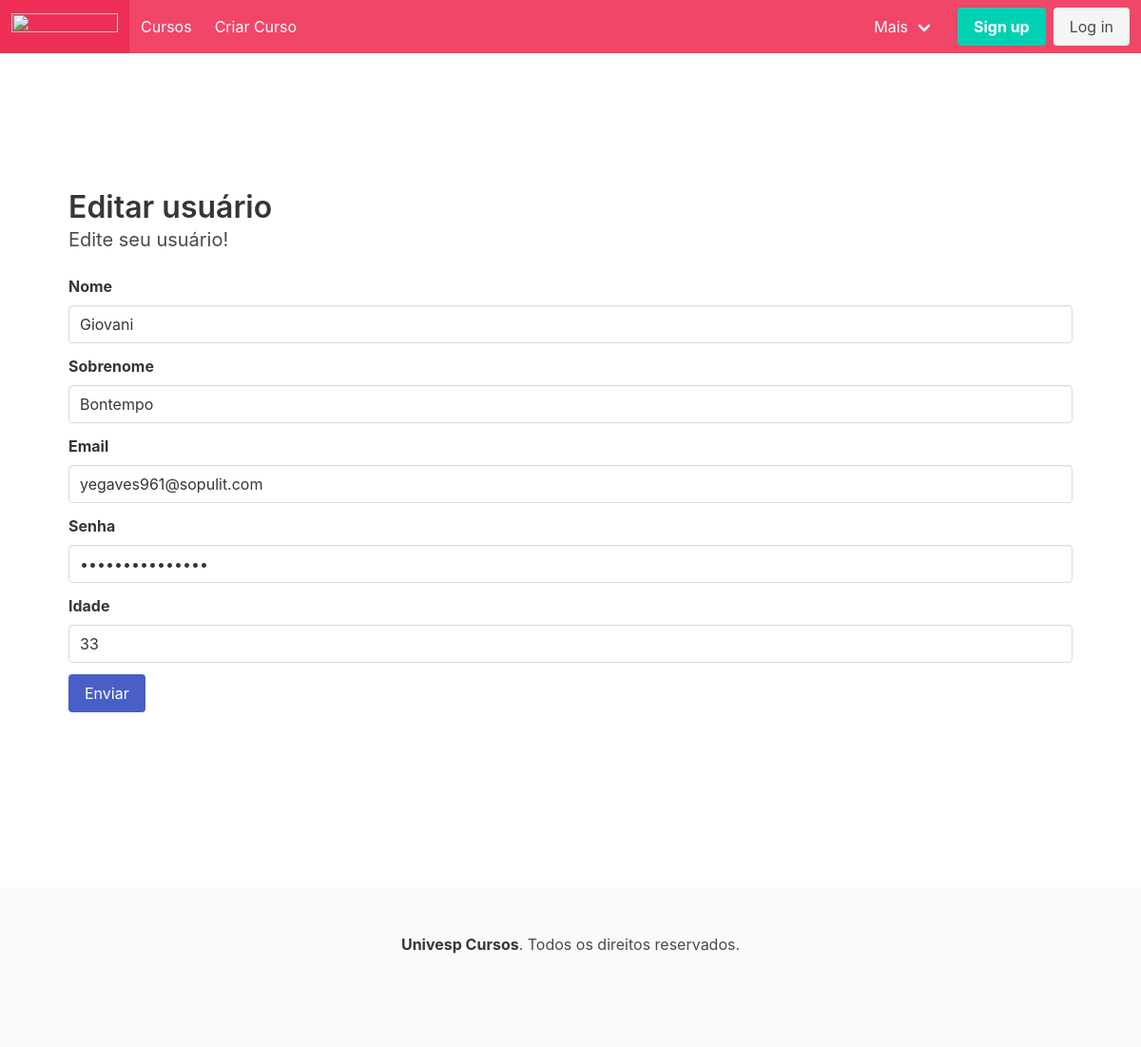
The page /2/edit-user/ on the database its author committed.
### app.py (models this page shows, shortened)
class Usuario(db.Model):
    id = db.Column(db.Integer, primary_key=True)
    nome = db.Column(db.String(100), nullable=False)
    sobrenome = db.Column(db.String(100), nullable=False)
    email = db.Column(db.String(80), unique=True, nullable=False)
    senha = db.Column(db.String(16), nullable=False)
    idade = db.Column(db.Integer)
    created_at = db.Column(db.DateTime(timezone=True), server_default=func.now())
    ativo = db.Column(db.Boolean, default=True)

### app.py (the view, shortened to what this page needs)
@app.route('/<int:user_id>/edit-user/', methods=('GET', 'POST'))
def editu(user_id):
    user_edit = Usuario.query.get_or_404(user_id)
    return render_template('edit-user.html', user=user_edit)

### templates/edit-user.html (shortened to what this page needs)
{% extends 'base.html' %}
{% block content %}
<head>
</head>
<section class="section is-medium">
    <h1 class="title">Editar usuário</h1>
    <h2 class="subtitle">
        Edite seu usuário!
    </h2>
<form method="post">
    <div class="field">
        <label class="label" for="nome">Nome</label>
        <div class="control">
        <input class="input" type="text" name="nome"
               value={{ user.nome }}
               placeholder="Nome">
    </div>
</div>
    <div class="field">
        <label class="label" for="sobrenome">Sobrenome</label>
        <div class="control">
        <input class="input" type="text" name="sobrenome"
               value={{ user.sobrenome }}
               placeholder="Sobrenome">
    </div>
</div>
    <div class="field">
        <label class="label" for="email">Email</label>
        <div class="control">
        <input class="input" type="email" name="email"
               value={{ user.email }}
               placeholder="Email">
    </div>
</div>
    <div class="field">
        <label class="label" for="senha">Senha</label>
        <div class="control">
        <input class="input" type="password" name="senha"
               value={{ user.senha }}
               placeholder="Senha">
    </div>
</div>
    <div class="field">
        <label class="label" for="idade">Idade</label>
        <div class="control">
        <input class="input" type="number" name="idade"
               value={{ user.idade }}
               placeholder="Idade">
    </div>
</div>
<div class="field is-grouped">
    <div class="control">
      <input class="button is-link" type="submit" value="Enviar">
    </div>
  </div>
</form>
</section>
{% endblock %}

### rows shown on the page
Usuario: nome "Giovani", sobrenome "Bontempo", email "yegaves961@sopulit.com", idade "33"
